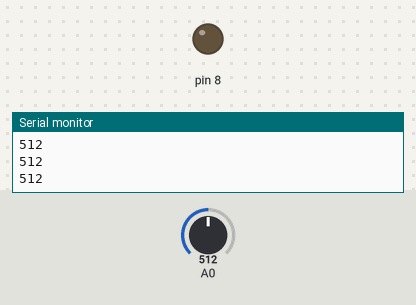
The sketch below on a simulated Arduino Uno, built with avr-gcc and run on an emulated ATmega328P. Parts: output pins drawn as LEDs (lit = HIGH), the last lines printed to the serial monitor. The inputs (shaded band) are chosen by the test bench; at power-on: A0 = 512.

Above: at 1.2 s.
1.3 s: A0 set to 883
2.8 s: A0 set to 908
At 3.4 s:
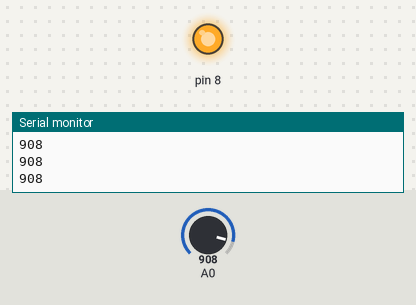
4.3 s: A0 set to 900
At 4.9 s:
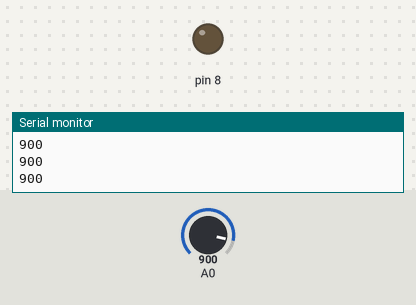
5.8 s: A0 set to 1023
At 6.3 s:
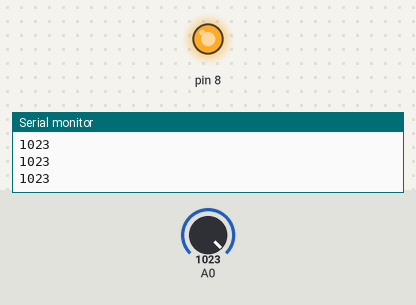
Timing chart, 0 to 8.3 s (numbered marks = the images above; inputs shaded):
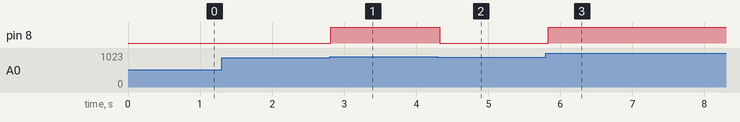

Measured:
- the behaviour switches between 900 and 901 on A0 (found by bisection; images 0 and 1)
- after the input at 2.8 s, pin 8: LOW → HIGH at once
- after the input at 4.3 s, pin 8: HIGH → LOW at once
- after the input at 5.8 s, pin 8: LOW → HIGH at once

The sketch:

Muscle.ino
```cpp
void setup()
{
  Serial.begin(115200);
  while (!Serial); // optionally wait for serial terminal to open
  Serial.println("MyoWare Example_01_analogRead_SINGLE");
  pinMode(8,OUTPUT);
}

void loop()
{
  int sensorValue = analogRead(A0); // read the input on analog pin A0

  Serial.println(sensorValue); // print out the value you read
  if(sensorValue>900)
  {
    digitalWrite(8,HIGH);

  }

  else
  {
    digitalWrite(8,LOW);
  }
  delay(50); // to avoid overloading the serial terminal
}
```
